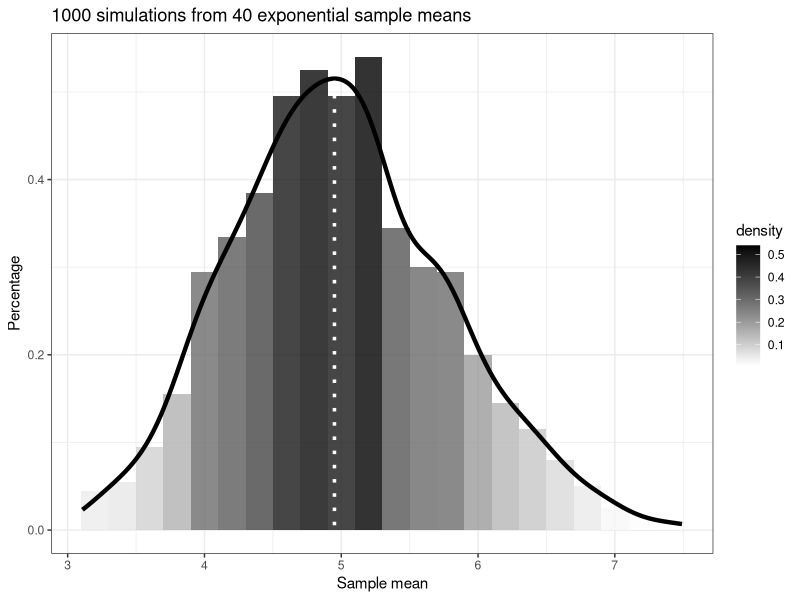
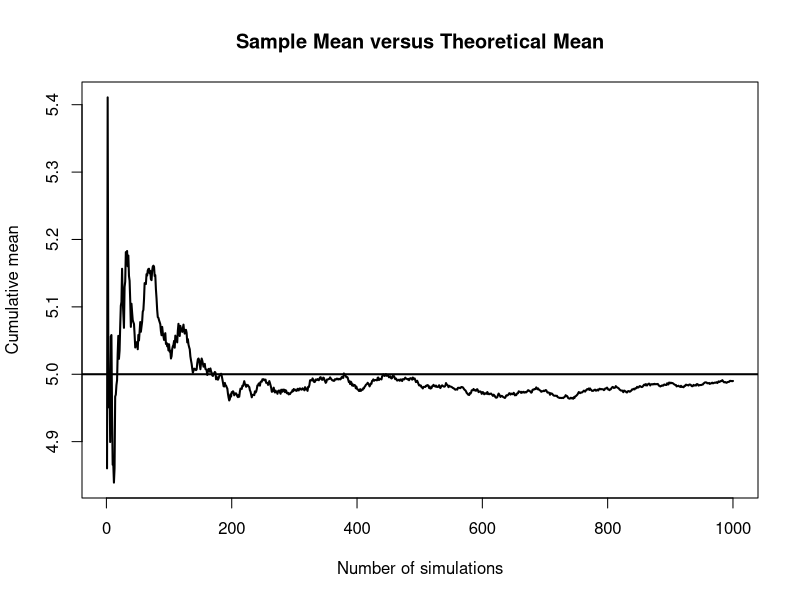
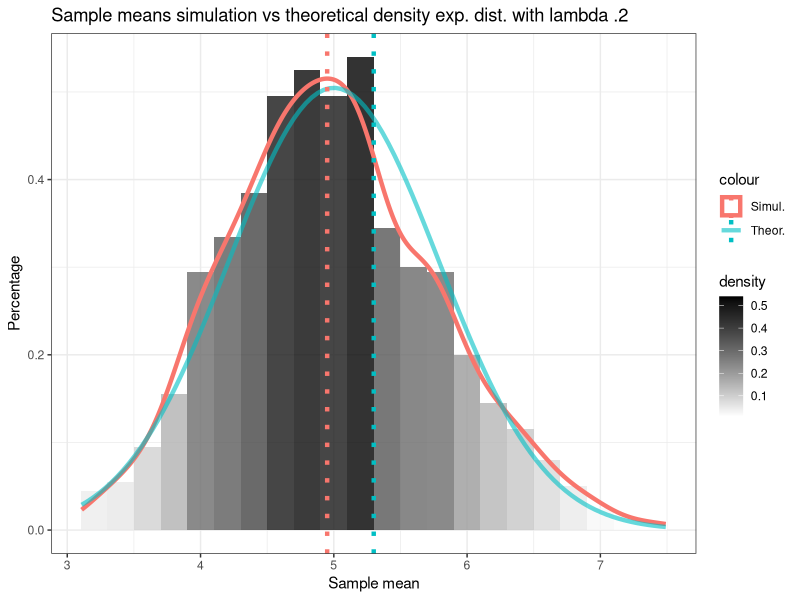
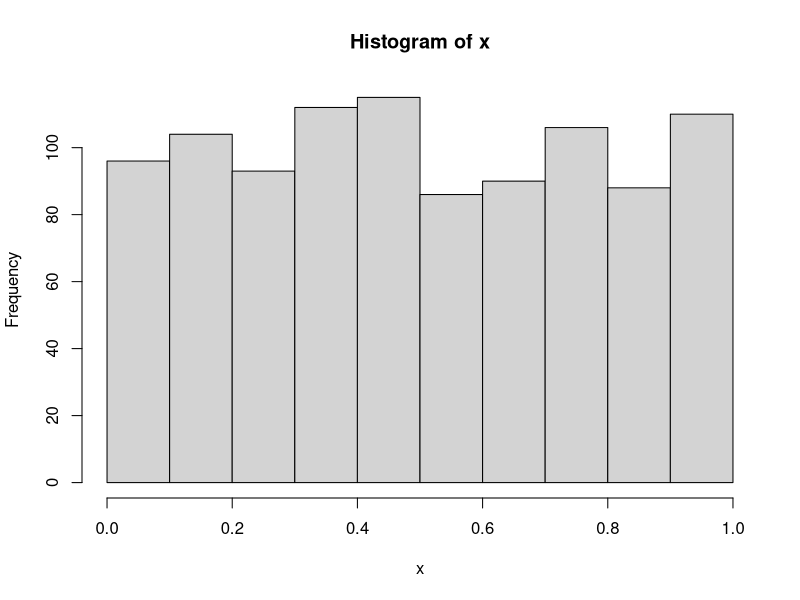
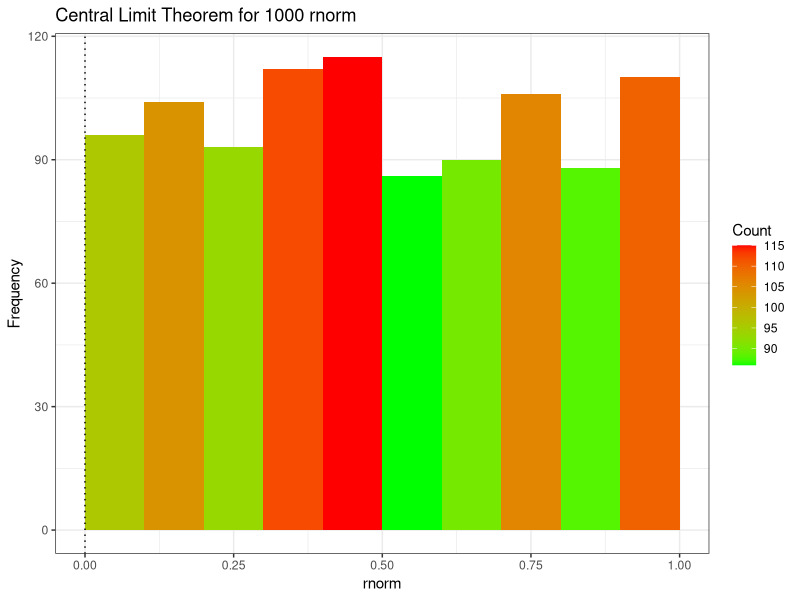
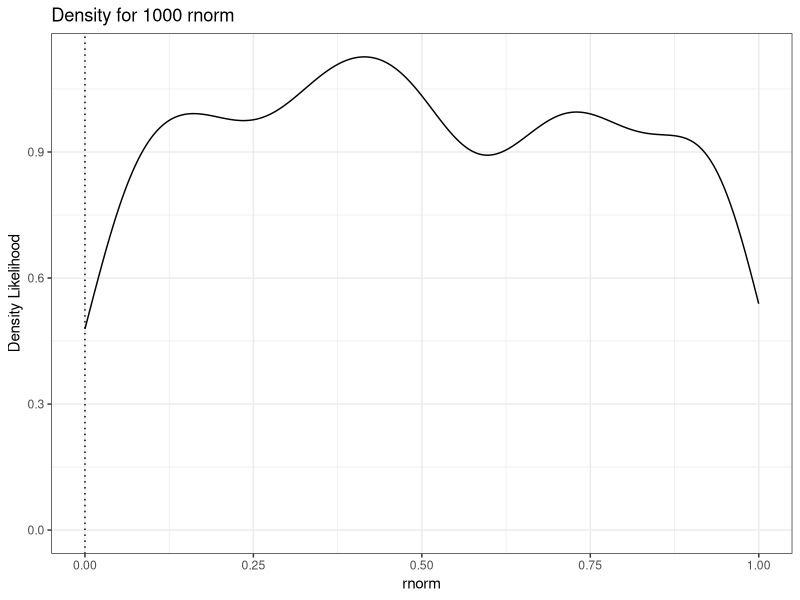
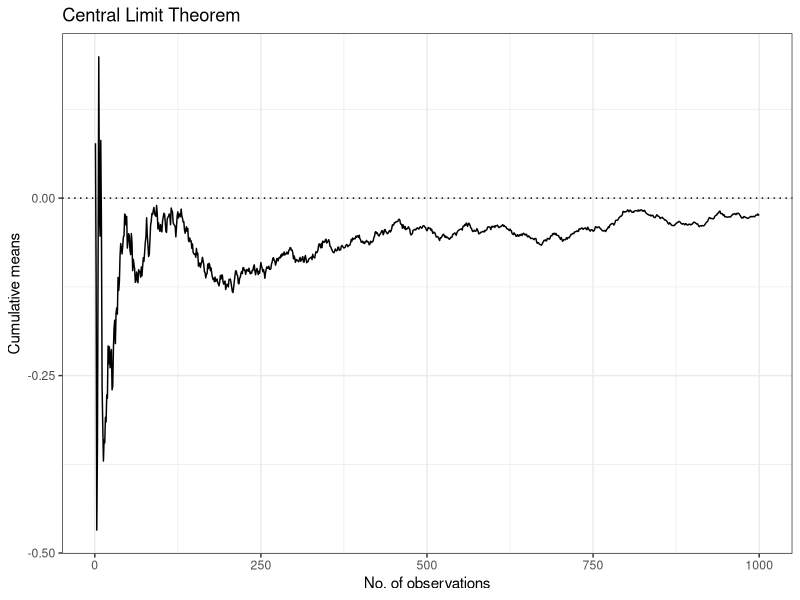
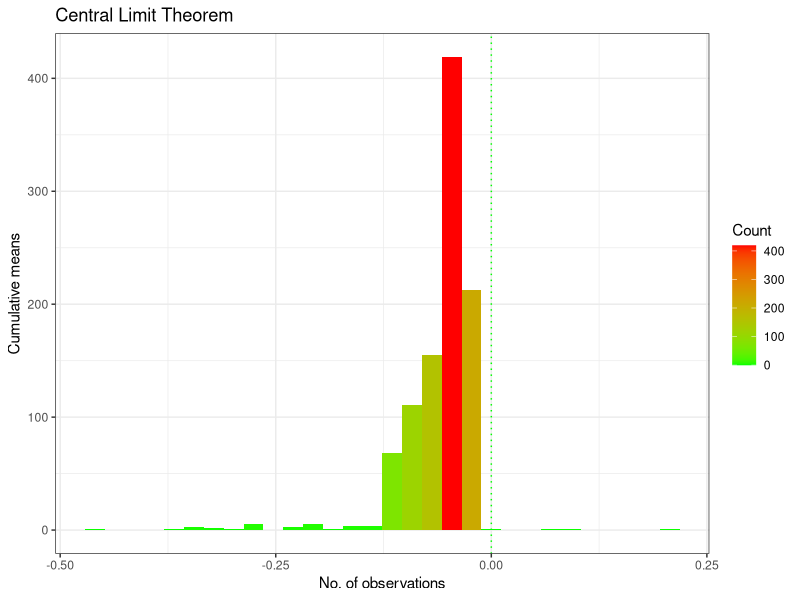

R code for these plots, in order:
## ---- chunk 1
knitr::opts_chunk$set(echo = TRUE)
library(ggplot2)
library(tidyverse)
## ---- chunk 2
set.seed(1)

n = 40 ## sample size
t = 1000 ## no. of simulations
lambda = 0.2 ## lambda as the rate paramenter
theor.mu = 1/lambda ## theoretical mean
theor.sd = 1/lambda ## theoretical standard deviation
df = data.frame("mu" = c(1:t)) ## dummy data frame for the 1000 simulations to store the means
## ---- chunk 3
for(i in 1:t) {
    random.exp = rexp(n,lambda)
    df[i,1] = as.numeric(mean(random.exp))
}
## ---- chunk 4
df %>%
    ggplot(aes(x= mu)) +
    geom_histogram(aes(x=mu, y= ..density.., fill = ..density..), binwidth = .2, alpha = .8)+
    scale_fill_gradient(low = "white", high = "black") +
    geom_density(stat = "density", lwd = 1.5, color = "black") +
    xlab("Sample mean") + ylab("Percentage") +
    geom_vline(xintercept = median(df$mu), linetype = "dotted", color="white", lwd = 1.2)+
    theme_bw()+ggtitle("1000 simulations from 40 exponential sample means")
## ---- chunk 5
means <- cumsum(df$mu)/(1:t)
## ---- chunk 6
plot(means, type="l", lwd=2,
     main = "Sample Mean versus Theoretical Mean",
     xlab = "Number of simulations",
     ylab = "Cumulative mean"); abline(h=1/lambda, col="black", lwd=2)
## ---- chunk 7
data.frame("Theory mean" = theor.mu, "Simul. mean" = mean(df$mu))
## ---- chunk 8
theor.var = ((1/lambda)^2)/n ## Theoretical variance
simul.var = var(df$mu)
## ---- chunk 9
data.frame("Theory variance" = theor.var, "Simul. variance" = simul.var)
## ---- chunk 10
df$theor.x.density = seq(min(df$mu), max(df$mu), length=100) ## Set bin by the upper value of 100s
df$theor.y.density = dnorm(df$theor.x.density, mean=theor.mu, sd=(1/lambda/sqrt(n))) ## Density normal distribution function
## ---- chunk 11
df %>%
    ggplot(aes(x= mu)) +
    geom_histogram(aes(x=mu, y= ..density.., fill = ..density..), binwidth = .2, alpha = .8)+
    scale_fill_gradient(low = "white", high = "black") +
    geom_density(stat = "density", lwd = 1.5, aes(color = "Simul."), alpha = .6) +
    geom_line(aes(color = "Theor.", x=theor.x.density, y=theor.y.density), lwd = 1.5, alpha = .6) + 
    xlab("Sample mean") + ylab("Percentage") +
    geom_vline(aes(xintercept = median(mu), color = "Simul."), linetype = "dotted", lwd = 1.5)+
    geom_vline(aes(xintercept = median(theor.x.density), color = "Theor."),linetype = "dotted", lwd = 1.5) +
    theme_bw()+ggtitle("Sample means simulation vs theoretical density exp. dist. with lambda .2")
## ---- chunk 12
set.seed(1)
x = runif(1000) ## random popuation
n = 1000 ## population size
mu.x = cumsum(rnorm(n))/(1:n) ## cumulative mu for each observation
## ---- chunk 13
hist(x)
## ---- chunk 14
as.data.frame(x) %>%
    ggplot(aes(x=x)) +
    geom_histogram(breaks=seq(0, 1, by =.1), binwidth = 0.1, boundary = -0.5, aes(fill=..count..)) +
    geom_vline(xintercept = 0, linetype = "dotted")+
    theme_bw()+ggtitle("Central Limit Theorem for 1000 rnorm") + 
    scale_fill_gradient("Count", low = "green", high = "red") +
    labs(x="rnorm",y="Frequency")
## ---- chunk 15
as.data.frame(x) %>%
    ggplot(aes(x=x)) +
    geom_density() +
    geom_vline(xintercept = 0, linetype = "dotted")+
    theme_bw()+ggtitle("Density for 1000 rnorm") + 
    scale_fill_gradient("Count", low = "green", high = "red") +
    labs(x="rnorm",y="Density Likelihood")
## ---- chunk 16
ggplot(data = as.data.frame(mu.x), aes(x = c(1:n), y= mu.x))+
    geom_line()+
    xlab("No. of observations")+ylab("Cumulative means")+
    geom_hline(yintercept = 0, linetype = "dotted")+
    theme_bw()+ggtitle("Central Limit Theorem")
## ---- chunk 17
as.data.frame(mu.x) %>%
    ggplot(aes(x=mu.x)) +
    geom_histogram(aes(fill=..count..))+
    xlab("No. of observations") +
    ylab("Cumulative means")+
    geom_vline(xintercept = 0, linetype = "dotted", color="green")+
    scale_fill_gradient("Count", low = "green", high = "red") +
    theme_bw()+ggtitle("Central Limit Theorem")
